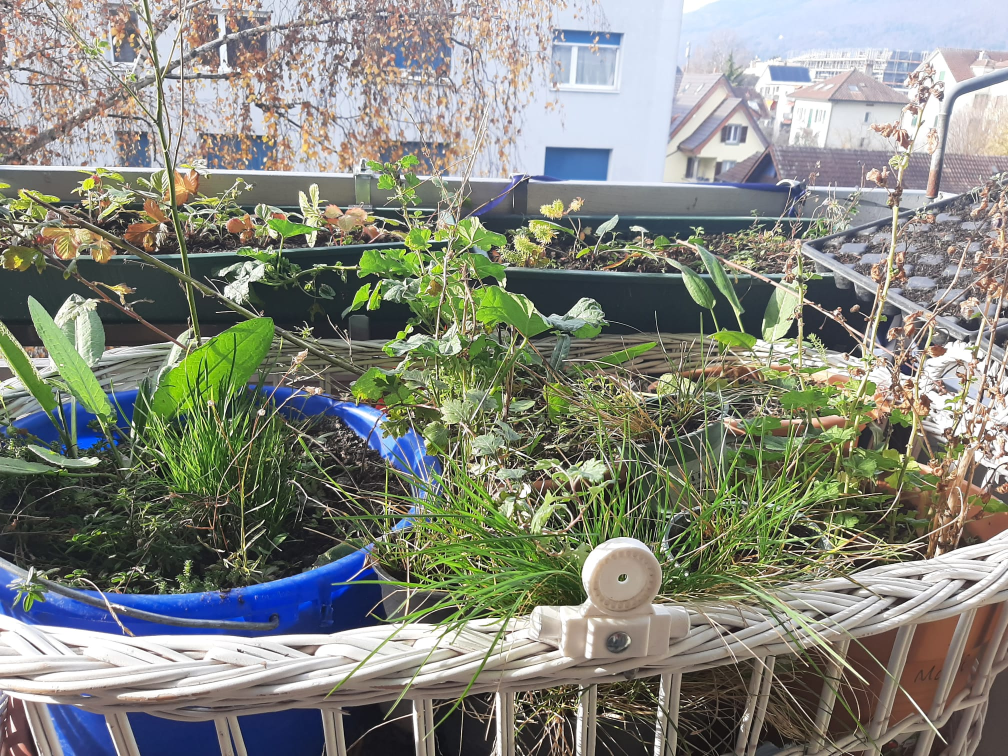
#> input picture resources/images/bucket-2.jpeg, 2016 x 1512 px (shown at 1/2 size)
$ jupyter execute flora-buckets.ipynb
#> lines starting #> are read from the running program, lines starting #| are printed output that depends on the picture
[cell 1]
# Import packages and files

# math and data packages
import pandas as pd
import numpy as np
import math
from scipy import ndimage

# charting and graphics
import matplotlib as mpl
import matplotlib.pyplot as plt
from matplotlib import colors
import seaborn as sns
import matplotlib.ticker as ticker
import matplotlib.dates as mdates
from matplotlib.gridspec import GridSpec
import matplotlib.image as mpimg

# os and file types
import os
import sys
import datetime as dt
import json
import csv

# images and display
import base64, io, IPython
from PIL import Image as PILImage
from IPython.display import Markdown as md
from IPython.display import display

## Risks and Opportunities

As the scientific and technical literature review previously laid out, we have already lost a significant amount of biodiversity and we risk losing much more in the years ahead: even common plant  species are becoming less widespread, and many rare species are dissapearing entirely on a local level. Preservation must occur on the local level, coordinated regionally, nationally and internationally, in order to prevent the local extinctions that impoverish the genetic diversity of remaining populations and are themselves the precursors to global extinctions. These efforts must be active measures that improve existing habitat, expand habitat and integrate the preservation of genetic diversity into its sourcing of plants.

These risks also present opportunities to review management practices by both public and private actors and reflect on what horticultural and gardening products can be brought tt market that can favour a reduction in carbon emmissions and an increase in ecological services.

### Consumer demand

If regional biodiversity is to be preserved effectively, then the market for local ecotype wildflowers needs to expand to meet demand by both public and private actors. Anectodal evidence suggests an increase in interest in using gardens to preserve biodiversity through regional wildflwoers.

The gold standard in seeding initiatives is Indeed, there are a number of companies offering to cut flowering meadows, dry the seed and offer sacks of wildflower mixes. In general, they do not offer individual spieces either as seedlings or as seed packets - they offer slightly different prairie mixes with more or less the same standard composition. This means that, for example, early blooming forest flowers like anemone nemorosa and A. hepatica are simply not offered by anyone. In general, there are about 50-60 species that can be more or less regionally sourced from different actors.

In comparison to the number of flowering plants found regionally, the selection on offer is relatively restricted.

# Buckets of wildflowers

[cell 2]
def display_image_ipython(file_location, thumb=(1200, 700), rotates=0):
    """Convenience method to use PIL and Ipython to display images.

    :param file_location: The location of the file relative location of the file
    :type file_location: string
    :param thumb: The size of the image
    :type thumb: tuple, integers
    :return: displays the image or a message that the image could not be displayed
    :rtype: displayed image
    """
#> called with file_location = 'resources/images/bucket-2.jpeg', thumb = (1200, 800), rotates = 0

    try:
        if rotates == 0:
            r=PILImage.open(file_location).convert("RGBA")
            r = r.resize(thumb)
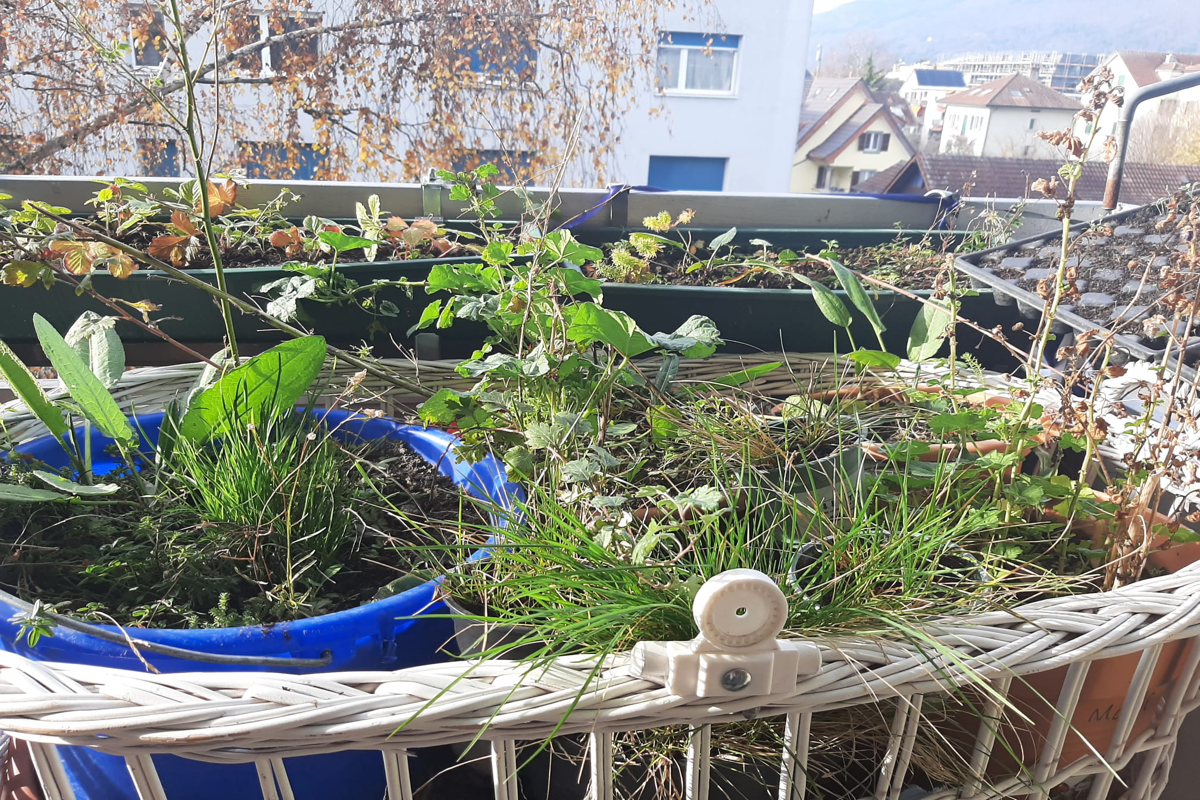
#> r: PIL image 1200x800 RGBA; mean R, G, B, A 132.6, 135.3, 125.1, 255
        else:

            r = PILImage.open(file_location).convert("RGBA")
            r = r.resize(thumb)
            r = r.rotate(angle = rotates, expand=False)


        display(r)

    except:
        print(f"could not load image {file_location} ")

display_image_ipython("resources/images/bucket-2.jpeg", thumb=(1200,800), rotates=0)


$ run again, with resources/images/germ-1.jpeg copied over resources/images/bucket-2.jpeg
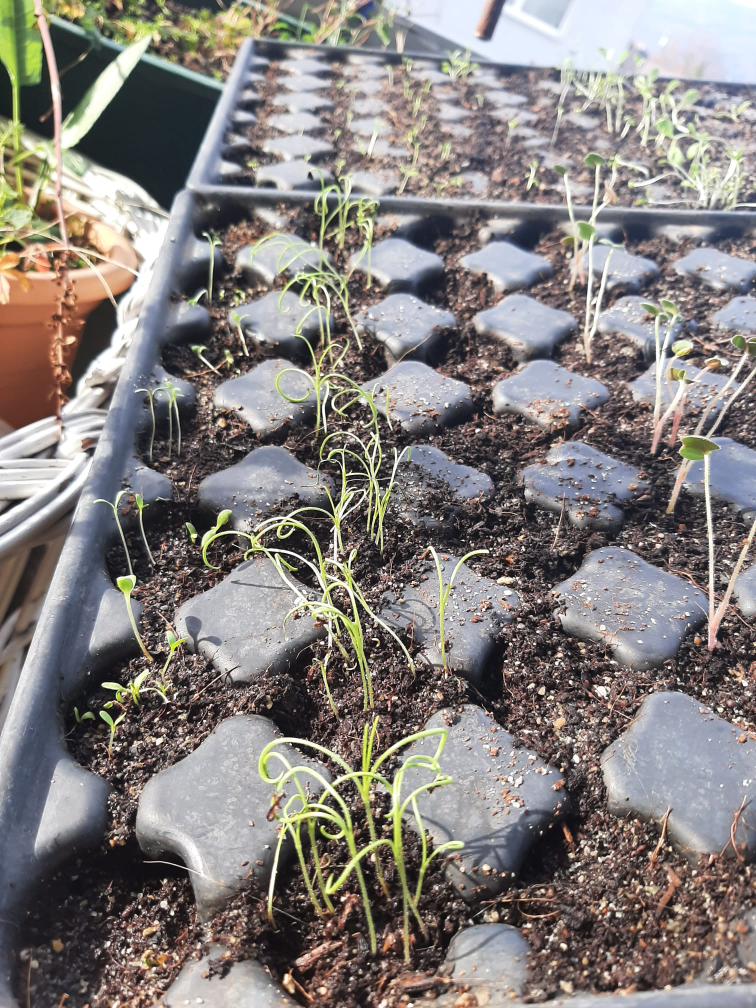
#> input picture resources/images/germ-1.jpeg, 1512 x 2016 px (shown at 1/2 size)
#> in display_image_ipython, `r = r.resize(thumb)`:
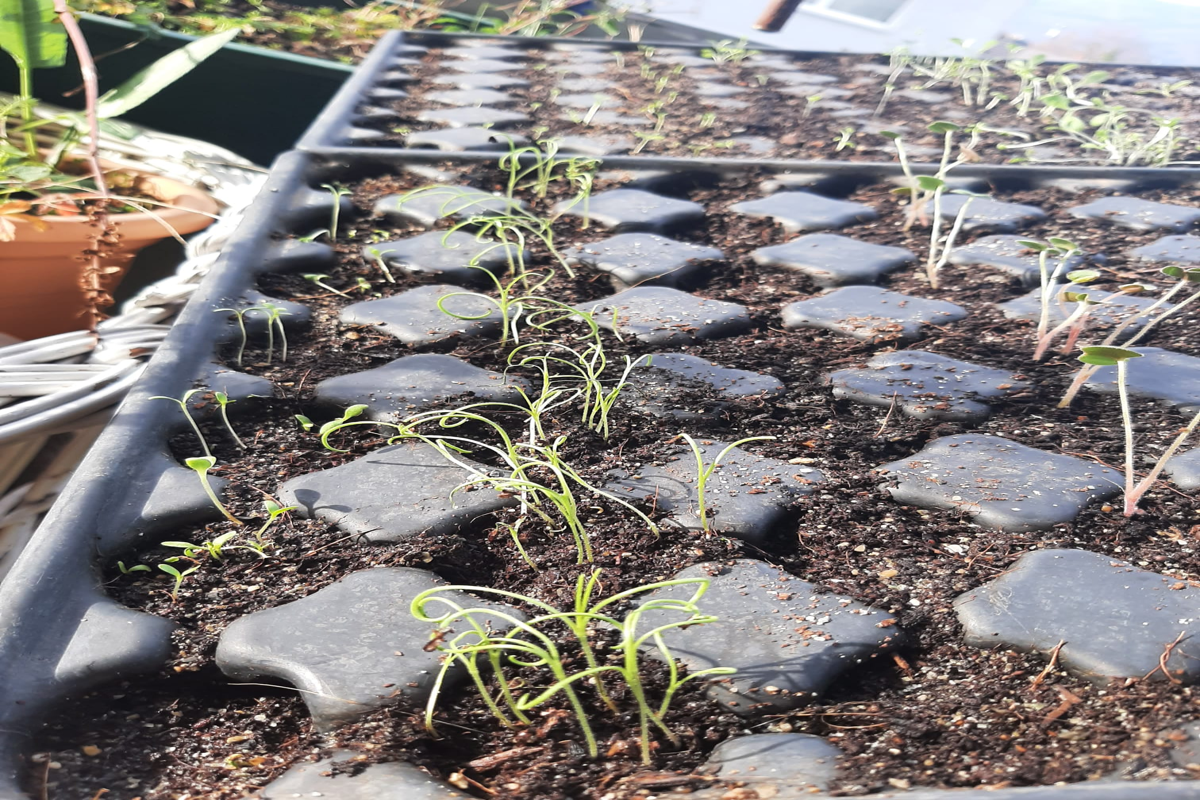
#> r: PIL image 1200x800 RGBA; mean R, G, B, A 133, 127.9, 125.3, 255

$ run again, with resources/images/trays-2.jpeg copied over resources/images/bucket-2.jpeg
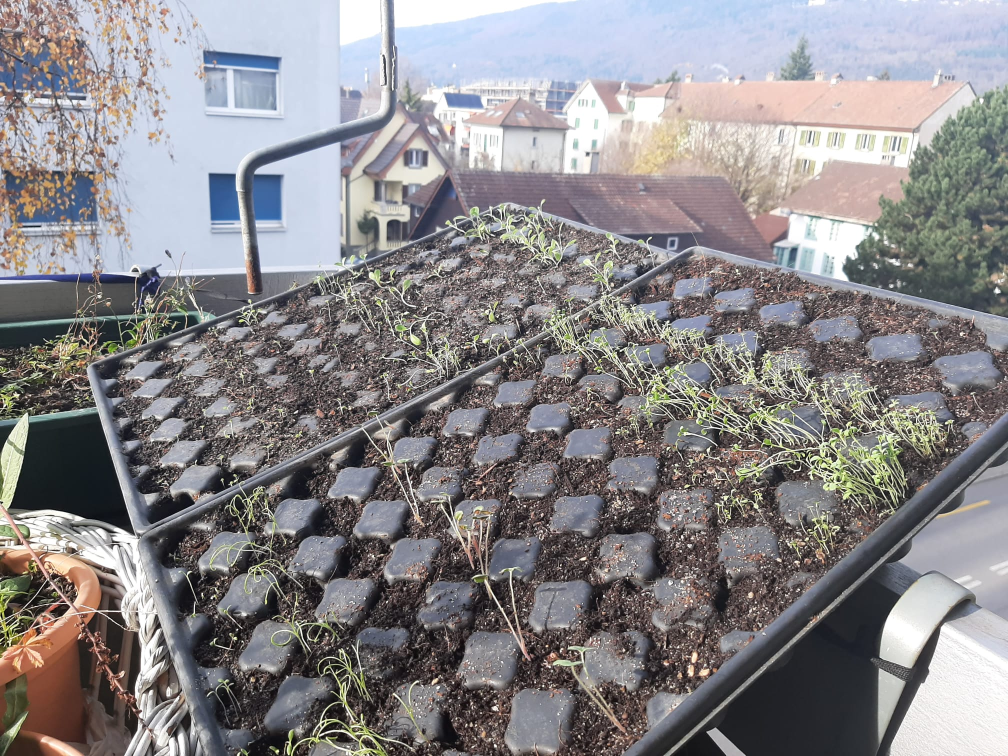
#> input picture resources/images/trays-2.jpeg, 2016 x 1512 px (shown at 1/2 size)
#> in display_image_ipython, `r = r.resize(thumb)`:
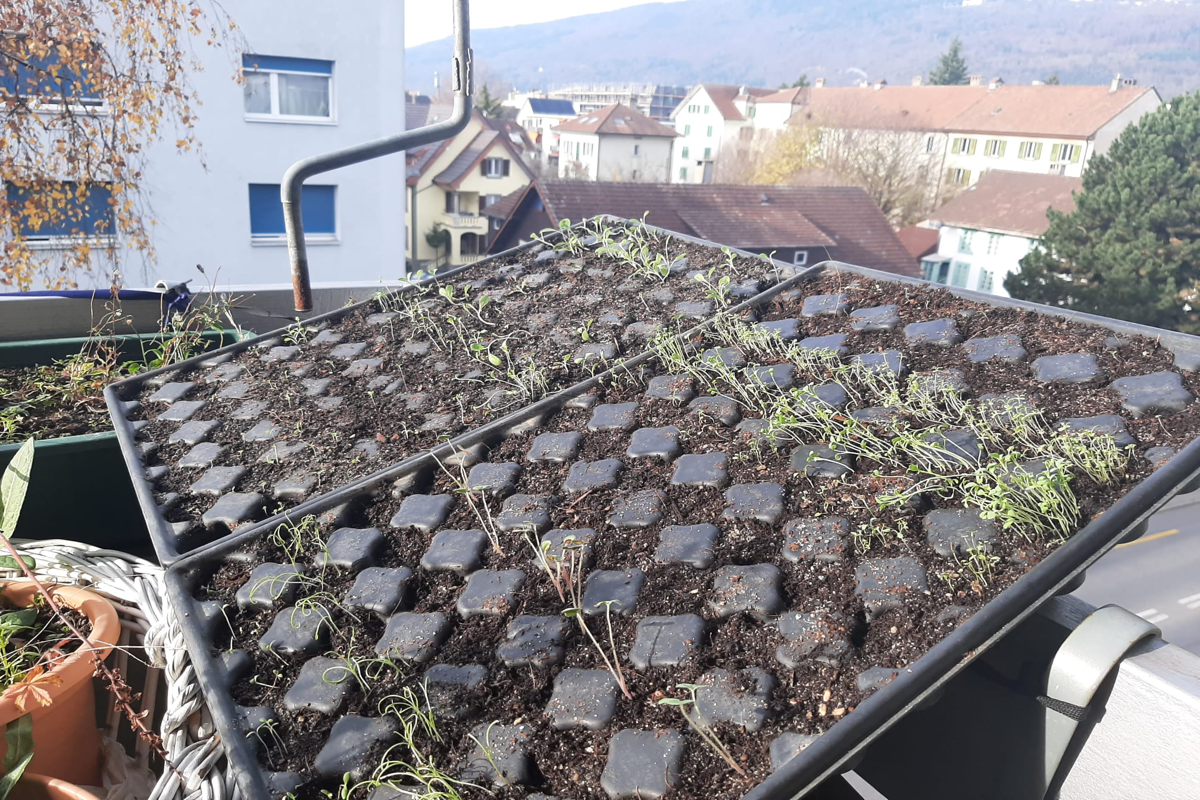
#> r: PIL image 1200x800 RGBA; mean R, G, B, A 137.9, 135.2, 137.6, 255
